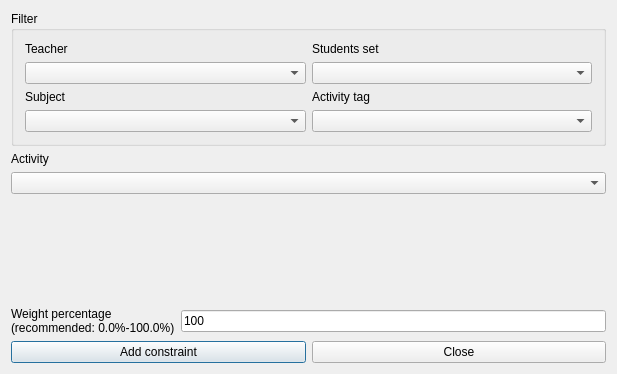
<?xml version="1.0" encoding="UTF-8"?>
<ui version="4.0">
 <class>AddConstraintActivityBeginsStudentsDayForm_template</class>
 <widget class="QDialog" name="AddConstraintActivityBeginsStudentsDayForm_template">
  <property name="geometry">
   <rect>
    <x>0</x>
    <y>0</y>
    <width>617</width>
    <height>374</height>
   </rect>
  </property>
  <property name="windowTitle">
   <string extracomment="This is the title of the dialog to add a new constraint of this type">Add activity begins students day</string>
  </property>
  <layout class="QGridLayout" name="gridLayout_2">
   <item row="0" column="0">
    <widget class="QGroupBox" name="filterGroupBox">
     <property name="title">
      <string>Filter</string>
     </property>
     <layout class="QGridLayout" name="gridLayout">
      <item row="0" column="0">
       <widget class="QLabel" name="teachersTextLabel">
        <property name="text">
         <string>Teacher</string>
        </property>
        <property name="wordWrap">
         <bool>false</bool>
        </property>
       </widget>
      </item>
      <item row="0" column="1">
       <widget class="QLabel" name="studentsTextLabel">
        <property name="text">
         <string>Students set</string>
        </property>
        <property name="wordWrap">
         <bool>false</bool>
        </property>
       </widget>
      </item>
      <item row="1" column="0">
       <widget class="QComboBox" name="teachersComboBox"/>
      </item>
      <item row="1" column="1">
       <widget class="QComboBox" name="studentsComboBox"/>
      </item>
      <item row="2" column="0">
       <widget class="QLabel" name="subjectsTextLabel">
        <property name="text">
         <string>Subject</string>
        </property>
        <property name="wordWrap">
         <bool>false</bool>
        </property>
       </widget>
      </item>
      <item row="2" column="1">
       <widget class="QLabel" name="activityTagsTextLabel">
        <property name="text">
         <string>Activity tag</string>
        </property>
        <property name="wordWrap">
         <bool>false</bool>
        </property>
       </widget>
      </item>
      <item row="3" column="0">
       <widget class="QComboBox" name="subjectsComboBox"/>
      </item>
      <item row="3" column="1">
       <widget class="QComboBox" name="activityTagsComboBox"/>
      </item>
     </layout>
    </widget>
   </item>
   <item row="1" column="0">
    <layout class="QVBoxLayout">
     <item>
      <widget class="QLabel" name="activityTextLabel">
       <property name="frameShape">
        <enum>QFrame::NoFrame</enum>
       </property>
       <property name="frameShadow">
        <enum>QFrame::Plain</enum>
       </property>
       <property name="text">
        <string>Activity</string>
       </property>
       <property name="wordWrap">
        <bool>false</bool>
       </property>
      </widget>
     </item>
     <item>
      <widget class="QComboBox" name="activitiesComboBox">
       <property name="editable">
        <bool>false</bool>
       </property>
       <property name="insertPolicy">
        <enum>QComboBox::NoInsert</enum>
       </property>
       <property name="duplicatesEnabled">
        <bool>false</bool>
       </property>
      </widget>
     </item>
    </layout>
   </item>
   <item row="2" column="0">
    <spacer name="spacer2">
     <property name="orientation">
      <enum>Qt::Vertical</enum>
     </property>
     <property name="sizeType">
      <enum>QSizePolicy::Expanding</enum>
     </property>
     <property name="sizeHint" stdset="0">
      <size>
       <width>21</width>
       <height>71</height>
      </size>
     </property>
    </spacer>
   </item>
   <item row="3" column="0">
    <layout class="QHBoxLayout">
     <item>
      <widget class="QLabel" name="weightTextLabel">
       <property name="frameShape">
        <enum>QFrame::NoFrame</enum>
       </property>
       <property name="frameShadow">
        <enum>QFrame::Plain</enum>
       </property>
       <property name="text">
        <string>Weight percentage
(recommended: 0.0%-100.0%)</string>
       </property>
       <property name="wordWrap">
        <bool>false</bool>
       </property>
      </widget>
     </item>
     <item>
      <widget class="QLineEdit" name="weightLineEdit">
       <property name="text">
        <string notr="true">100</string>
       </property>
      </widget>
     </item>
    </layout>
   </item>
   <item row="4" column="0">
    <layout class="QHBoxLayout">
     <item>
      <widget class="QPushButton" name="addConstraintPushButton">
       <property name="text">
        <string>Add constraint</string>
       </property>
      </widget>
     </item>
     <item>
      <widget class="QPushButton" name="closePushButton">
       <property name="text">
        <string>Close</string>
       </property>
      </widget>
     </item>
    </layout>
   </item>
  </layout>
 </widget>
 <layoutdefault spacing="6" margin="11"/>
 <resources/>
 <connections/>
</ui>
